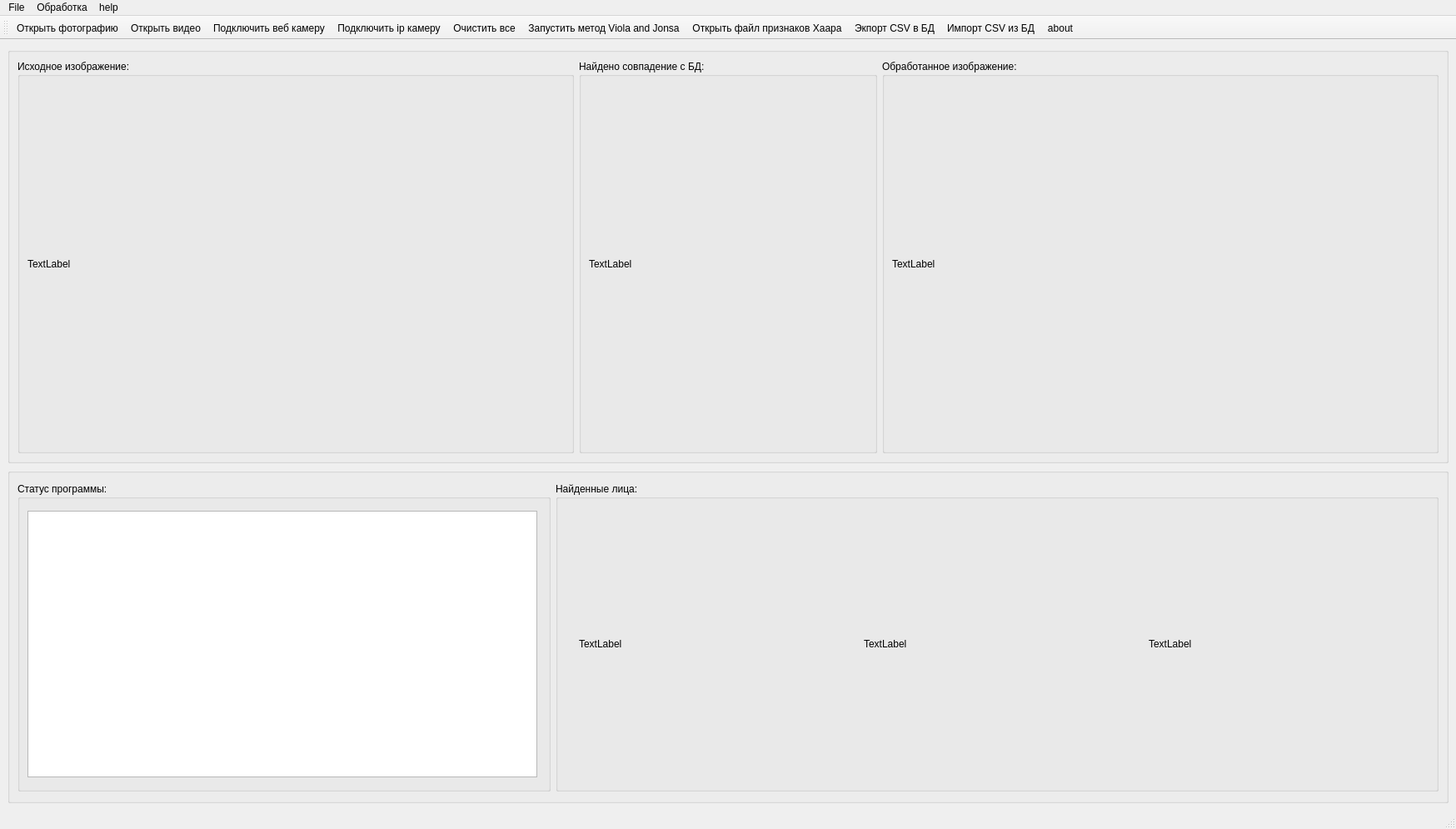
<?xml version="1.0" encoding="UTF-8"?>
<ui version="4.0">
 <class>MainWin_XCV</class>
 <widget class="QMainWindow" name="MainWin_XCV">
  <property name="geometry">
   <rect>
    <x>0</x>
    <y>0</y>
    <width>1748</width>
    <height>995</height>
   </rect>
  </property>
  <property name="windowTitle">
   <string>MainWin_XCV</string>
  </property>
  <widget class="QWidget" name="centralwidget">
   <layout class="QVBoxLayout" name="verticalLayout">
    <item>
     <widget class="QGroupBox" name="groupBox_5">
      <property name="title">
       <string/>
      </property>
      <layout class="QHBoxLayout" name="horizontalLayout">
       <item>
        <widget class="QGroupBox" name="groupBox">
         <property name="minimumSize">
          <size>
           <width>668</width>
           <height>418</height>
          </size>
         </property>
         <property name="maximumSize">
          <size>
           <width>1308</width>
           <height>778</height>
          </size>
         </property>
         <property name="title">
          <string>Исходное изображение:</string>
         </property>
         <layout class="QVBoxLayout" name="verticalLayout_2">
          <item>
           <widget class="QLabel" name="PanelOriginalImg">
            <property name="minimumSize">
             <size>
              <width>640</width>
              <height>360</height>
             </size>
            </property>
            <property name="maximumSize">
             <size>
              <width>1280</width>
              <height>720</height>
             </size>
            </property>
            <property name="text">
             <string>TextLabel</string>
            </property>
           </widget>
          </item>
         </layout>
        </widget>
       </item>
       <item>
        <widget class="QGroupBox" name="groupBox_4">
         <property name="minimumSize">
          <size>
           <width>348</width>
           <height>438</height>
          </size>
         </property>
         <property name="maximumSize">
          <size>
           <width>778</width>
           <height>778</height>
          </size>
         </property>
         <property name="title">
          <string>Найдено совпадение с БД:</string>
         </property>
         <layout class="QVBoxLayout" name="verticalLayout_3">
          <item>
           <widget class="QLabel" name="PanelImgFaceBDid">
            <property name="minimumSize">
             <size>
              <width>320</width>
              <height>320</height>
             </size>
            </property>
            <property name="maximumSize">
             <size>
              <width>720</width>
              <height>720</height>
             </size>
            </property>
            <property name="text">
             <string>TextLabel</string>
            </property>
           </widget>
          </item>
         </layout>
        </widget>
       </item>
       <item>
        <widget class="QGroupBox" name="groupBox_2">
         <property name="minimumSize">
          <size>
           <width>668</width>
           <height>418</height>
          </size>
         </property>
         <property name="maximumSize">
          <size>
           <width>1308</width>
           <height>778</height>
          </size>
         </property>
         <property name="title">
          <string>Обработанное изображение:</string>
         </property>
         <layout class="QVBoxLayout" name="verticalLayout_4">
          <item>
           <widget class="QLabel" name="PanelOutputImg">
            <property name="minimumSize">
             <size>
              <width>640</width>
              <height>360</height>
             </size>
            </property>
            <property name="maximumSize">
             <size>
              <width>1280</width>
              <height>720</height>
             </size>
            </property>
            <property name="text">
             <string>TextLabel</string>
            </property>
           </widget>
          </item>
         </layout>
        </widget>
       </item>
      </layout>
     </widget>
    </item>
    <item>
     <widget class="QGroupBox" name="groupBox_3">
      <property name="minimumSize">
       <size>
        <width>0</width>
        <height>402</height>
       </size>
      </property>
      <property name="maximumSize">
       <size>
        <width>16777215</width>
        <height>402</height>
       </size>
      </property>
      <property name="title">
       <string/>
      </property>
      <layout class="QHBoxLayout" name="horizontalLayout_2">
       <item>
        <widget class="QGroupBox" name="groupBox_6">
         <property name="minimumSize">
          <size>
           <width>640</width>
           <height>371</height>
          </size>
         </property>
         <property name="maximumSize">
          <size>
           <width>640</width>
           <height>371</height>
          </size>
         </property>
         <property name="title">
          <string>Статус программы:</string>
         </property>
         <layout class="QVBoxLayout" name="verticalLayout_5">
          <item>
           <widget class="QTextBrowser" name="plainTextConsole">
            <property name="minimumSize">
             <size>
              <width>612</width>
              <height>320</height>
             </size>
            </property>
            <property name="maximumSize">
             <size>
              <width>612</width>
              <height>320</height>
             </size>
            </property>
           </widget>
          </item>
         </layout>
        </widget>
       </item>
       <item>
        <widget class="QGroupBox" name="groupBox_7">
         <property name="minimumSize">
          <size>
           <width>0</width>
           <height>371</height>
          </size>
         </property>
         <property name="maximumSize">
          <size>
           <width>16777215</width>
           <height>371</height>
          </size>
         </property>
         <property name="title">
          <string>Найденные лица:</string>
         </property>
         <layout class="QHBoxLayout" name="horizontalLayout_3">
          <item>
           <widget class="QLabel" name="PanelImgFaceSearch">
            <property name="minimumSize">
             <size>
              <width>320</width>
              <height>320</height>
             </size>
            </property>
            <property name="maximumSize">
             <size>
              <width>320</width>
              <height>320</height>
             </size>
            </property>
            <property name="text">
             <string>TextLabel</string>
            </property>
           </widget>
          </item>
          <item>
           <widget class="QLabel" name="PanelImgFaceSearch_2">
            <property name="minimumSize">
             <size>
              <width>320</width>
              <height>320</height>
             </size>
            </property>
            <property name="maximumSize">
             <size>
              <width>320</width>
              <height>320</height>
             </size>
            </property>
            <property name="text">
             <string>TextLabel</string>
            </property>
           </widget>
          </item>
          <item>
           <widget class="QLabel" name="PanelImgFaceSearch_3">
            <property name="minimumSize">
             <size>
              <width>320</width>
              <height>320</height>
             </size>
            </property>
            <property name="maximumSize">
             <size>
              <width>320</width>
              <height>320</height>
             </size>
            </property>
            <property name="text">
             <string>TextLabel</string>
            </property>
           </widget>
          </item>
         </layout>
        </widget>
       </item>
      </layout>
     </widget>
    </item>
   </layout>
  </widget>
  <widget class="QMenuBar" name="menubar">
   <property name="geometry">
    <rect>
     <x>0</x>
     <y>0</y>
     <width>1748</width>
     <height>25</height>
    </rect>
   </property>
   <widget class="QMenu" name="menuFile">
    <property name="title">
     <string>File</string>
    </property>
    <addaction name="openFileImg"/>
    <addaction name="openFileVideo"/>
    <addaction name="WebCamOpen"/>
    <addaction name="ipCam"/>
    <addaction name="openFileHaara"/>
   </widget>
   <widget class="QMenu" name="menuhelp">
    <property name="title">
     <string>help</string>
    </property>
    <addaction name="aboutInfo"/>
   </widget>
   <widget class="QMenu" name="menu">
    <property name="title">
     <string>Обработка</string>
    </property>
    <addaction name="identificationFaceViolaandJonsa"/>
    <addaction name="clearForms"/>
    <addaction name="exportCSV"/>
    <addaction name="ImportCSV"/>
   </widget>
   <addaction name="menuFile"/>
   <addaction name="menu"/>
   <addaction name="menuhelp"/>
  </widget>
  <widget class="QStatusBar" name="statusbar"/>
  <widget class="QToolBar" name="toolBar">
   <property name="windowTitle">
    <string>toolBar</string>
   </property>
   <attribute name="toolBarArea">
    <enum>TopToolBarArea</enum>
   </attribute>
   <attribute name="toolBarBreak">
    <bool>false</bool>
   </attribute>
   <addaction name="openFileImg"/>
   <addaction name="openFileVideo"/>
   <addaction name="WebCamOpen"/>
   <addaction name="ipCam"/>
   <addaction name="clearForms"/>
   <addaction name="identificationFaceViolaandJonsa"/>
   <addaction name="openFileHaara"/>
   <addaction name="exportCSV"/>
   <addaction name="ImportCSV"/>
   <addaction name="aboutInfo"/>
  </widget>
  <action name="openFileImg">
   <property name="icon">
    <iconset resource="iconsFile.qrc">
     <normaloff>:/new/prefix1/icons/icons/icons8-файл-изображения-80.png</normaloff>:/new/prefix1/icons/icons/icons8-файл-изображения-80.png</iconset>
   </property>
   <property name="text">
    <string>Открыть фотографию</string>
   </property>
   <property name="toolTip">
    <string>Открыть файл</string>
   </property>
  </action>
  <action name="WebCamOpen">
   <property name="icon">
    <iconset resource="iconsFile.qrc">
     <normaloff>:/new/prefix1/icons/icons/icons8-веб-камера-96.png</normaloff>:/new/prefix1/icons/icons/icons8-веб-камера-96.png</iconset>
   </property>
   <property name="text">
    <string>Подключить веб камеру</string>
   </property>
  </action>
  <action name="identificationFaceViolaandJonsa">
   <property name="icon">
    <iconset resource="iconsFile.qrc">
     <normaloff>:/new/prefix1/icons/icons/icons8-бинокль-80.png</normaloff>:/new/prefix1/icons/icons/icons8-бинокль-80.png</iconset>
   </property>
   <property name="text">
    <string>Запустить метод Viola and Jonsa</string>
   </property>
   <property name="toolTip">
    <string>Запустить метод Viola and Jonsa</string>
   </property>
  </action>
  <action name="exportCSV">
   <property name="icon">
    <iconset resource="iconsFile.qrc">
     <normaloff>:/new/prefix1/icons/icons/icons8-экспорт-в-csv-80.png</normaloff>:/new/prefix1/icons/icons/icons8-экспорт-в-csv-80.png</iconset>
   </property>
   <property name="text">
    <string>Экпорт CSV в БД</string>
   </property>
  </action>
  <action name="aboutInfo">
   <property name="icon">
    <iconset resource="iconsFile.qrc">
     <normaloff>:/new/prefix1/icons/icons/icons8-о-нас-80.png</normaloff>:/new/prefix1/icons/icons/icons8-о-нас-80.png</iconset>
   </property>
   <property name="text">
    <string>about</string>
   </property>
   <property name="toolTip">
    <string>о программе</string>
   </property>
  </action>
  <action name="ipCam">
   <property name="icon">
    <iconset resource="iconsFile.qrc">
     <normaloff>:/new/prefix1/icons/icons/icons8-купольная-камера-96.png</normaloff>:/new/prefix1/icons/icons/icons8-купольная-камера-96.png</iconset>
   </property>
   <property name="text">
    <string>Подключить ip камеру</string>
   </property>
  </action>
  <action name="openFileVideo">
   <property name="icon">
    <iconset resource="iconsFile.qrc">
     <normaloff>:/new/prefix1/icons/icons/icons8-кино-80.png</normaloff>:/new/prefix1/icons/icons/icons8-кино-80.png</iconset>
   </property>
   <property name="text">
    <string>Открыть видео</string>
   </property>
  </action>
  <action name="clearForms">
   <property name="icon">
    <iconset resource="iconsFile.qrc">
     <normaloff>:/new/prefix1/icons/icons/icons8-синхронизировать-80.png</normaloff>:/new/prefix1/icons/icons/icons8-синхронизировать-80.png</iconset>
   </property>
   <property name="text">
    <string>Очистить все</string>
   </property>
  </action>
  <action name="openFileHaara">
   <property name="icon">
    <iconset resource="iconsFile.qrc">
     <normaloff>:/new/prefix1/icons/icons/icons8-xml-файл-80.png</normaloff>:/new/prefix1/icons/icons/icons8-xml-файл-80.png</iconset>
   </property>
   <property name="text">
    <string>Открыть файл признаков Хаара</string>
   </property>
  </action>
  <action name="ImportCSV">
   <property name="icon">
    <iconset resource="iconsFile.qrc">
     <normaloff>:/new/prefix1/icons/icons/icons8-импорт-из-csv-80.png</normaloff>:/new/prefix1/icons/icons/icons8-импорт-из-csv-80.png</iconset>
   </property>
   <property name="text">
    <string>Импорт CSV из БД</string>
   </property>
  </action>
 </widget>
 <resources>
  <include location="iconsFile.qrc"/>
 </resources>
 <connections/>
</ui>
